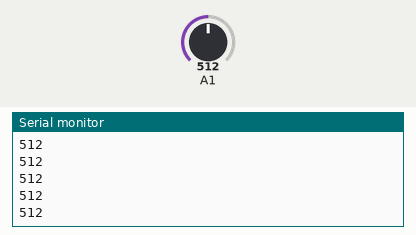
A sketch run on a simulated Arduino Uno, built with avr-gcc and run on an emulated ATmega328P. On the bench: the last lines printed to the serial monitor. Inputs (shaded band) come from the test bench; at power-on: A1 = 512.

Above: at 1.2 s.
1.3 s: A1 set to 716
At 1.8 s:
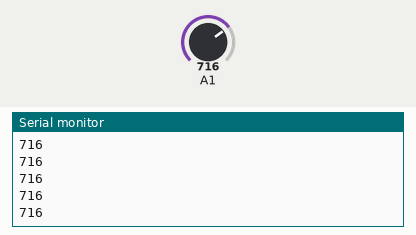
2.8 s: A1 set to 900
At 3.3 s:
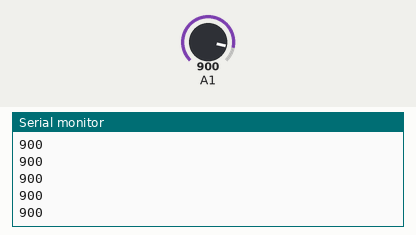
Timing chart, 0 to 5.8 s (numbered marks = the images above; inputs shaded):
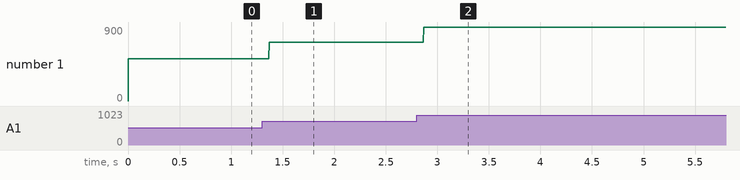

Measured:
- after the input at 1.3 s, the serial monitor: prints a new line after 0.07 s (image 1)
- after the input at 2.8 s, the serial monitor: prints a new line after 0.07 s (image 2)
- plotted number 1: 512 → 716 after the input at 1.3 s, 716 → 9 after the input at 2.8 s

The sketch:

Display_Analog_Value_auto-trigger_mode_.ino
```cpp
char*admux= (char*)0x7C; // ADC Selection register
char*adcsra= (char*)0x7A;
volatile unsigned char*adch= (unsigned char*)0x79;
volatile unsigned char*adcl= (unsigned char*)0x78;


void setup ()//To run on Arduino, just change this function to void setup()
{
  *admux=0b01000001; // selected bit is ADC1, REFS=01; AVCC
  *adcsra=0b11100111; //1110 0XXX ; auto-trigger mode //XXX for desired clock rate 9615 ; ADPS=111
  Serial.begin(9600);

}
void loop(){

  while(1){

  int lowbyte= (*adcl); //Capture low byte
  int highbyte= (*adch); //Capture high byte
  int value = (highbyte<<8) | lowbyte; //Merge high byte and low byte
  Serial.println(value);
  }
}
```
